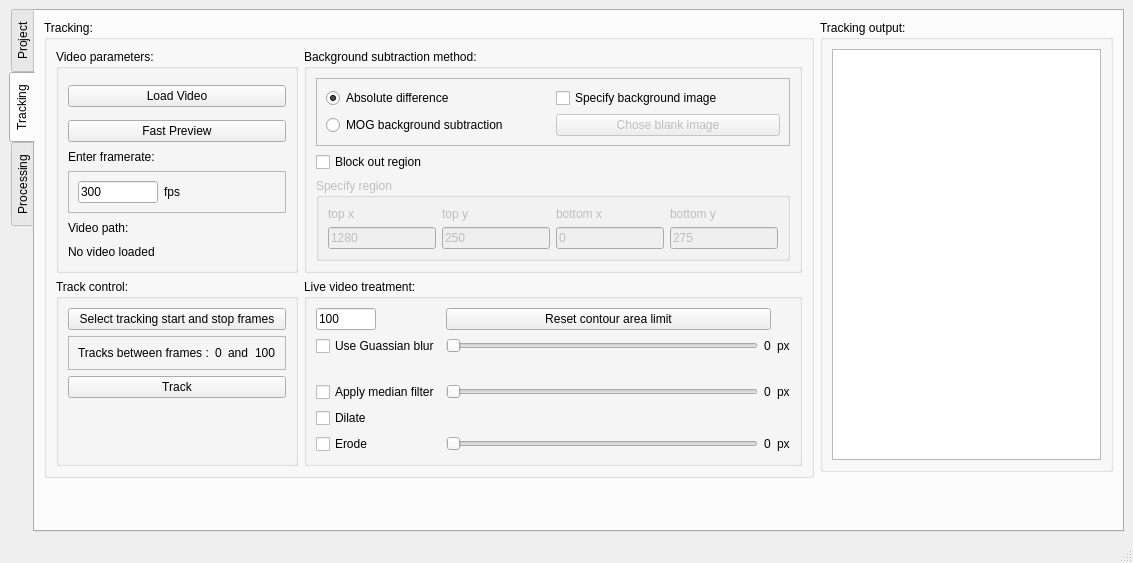
<?xml version="1.0" encoding="UTF-8"?>
<ui version="4.0">
 <class>MainWindow</class>
 <widget class="QMainWindow" name="MainWindow">
  <property name="enabled">
   <bool>true</bool>
  </property>
  <property name="geometry">
   <rect>
    <x>0</x>
    <y>0</y>
    <width>1046</width>
    <height>563</height>
   </rect>
  </property>
  <property name="sizePolicy">
   <sizepolicy hsizetype="Preferred" vsizetype="Preferred">
    <horstretch>0</horstretch>
    <verstretch>0</verstretch>
   </sizepolicy>
  </property>
  <property name="windowTitle">
   <string>MainWindow</string>
  </property>
  <widget class="QWidget" name="centralwidget">
   <layout class="QGridLayout" name="gridLayout_13">
    <item row="0" column="1">
     <widget class="QTabWidget" name="tabWidget">
      <property name="enabled">
       <bool>true</bool>
      </property>
      <property name="styleSheet">
       <string notr="true"/>
      </property>
      <property name="tabPosition">
       <enum>QTabWidget::West</enum>
      </property>
      <property name="tabShape">
       <enum>QTabWidget::Rounded</enum>
      </property>
      <property name="currentIndex">
       <number>1</number>
      </property>
      <property name="movable">
       <bool>true</bool>
      </property>
      <widget class="QWidget" name="tab_6">
       <attribute name="title">
        <string>Project</string>
       </attribute>
       <layout class="QGridLayout" name="gridLayout_7">
        <item row="0" column="3">
         <spacer name="horizontalSpacer_2">
          <property name="orientation">
           <enum>Qt::Horizontal</enum>
          </property>
          <property name="sizeHint" stdset="0">
           <size>
            <width>40</width>
            <height>20</height>
           </size>
          </property>
         </spacer>
        </item>
        <item row="0" column="1">
         <widget class="QFrame" name="frame">
          <property name="frameShape">
           <enum>QFrame::StyledPanel</enum>
          </property>
          <property name="frameShadow">
           <enum>QFrame::Raised</enum>
          </property>
          <layout class="QGridLayout" name="gridLayout_11">
           <item row="0" column="0" colspan="2">
            <widget class="QGroupBox" name="groupBox_12">
             <property name="title">
              <string>Chose project path:</string>
             </property>
             <layout class="QGridLayout" name="gridLayout_22">
              <item row="5" column="1">
               <widget class="QLabel" name="active_path_label">
                <property name="text">
                 <string>No path specified</string>
                </property>
               </widget>
              </item>
              <item row="5" column="0">
               <widget class="QLabel" name="label_20">
                <property name="text">
                 <string>Active path:</string>
                </property>
               </widget>
              </item>
              <item row="0" column="0" colspan="2">
               <widget class="QPushButton" name="chooseProjectPath_b">
                <property name="text">
                 <string>Choose project path</string>
                </property>
               </widget>
              </item>
             </layout>
            </widget>
           </item>
           <item row="1" column="0">
            <widget class="QGroupBox" name="groupBox_11">
             <property name="title">
              <string>Load 3D calibration files:</string>
             </property>
             <layout class="QVBoxLayout" name="verticalLayout_6">
              <item>
               <widget class="QListWidget" name="cal3D_LW1"/>
              </item>
              <item>
               <widget class="QPushButton" name="loadCal3D_b">
                <property name="text">
                 <string>Choose 3D calibrations for each camera view</string>
                </property>
               </widget>
              </item>
              <item>
               <widget class="QPushButton" name="removeCal3D_b">
                <property name="text">
                 <string>Remove 3D calibrations</string>
                </property>
               </widget>
              </item>
             </layout>
            </widget>
           </item>
          </layout>
         </widget>
        </item>
        <item row="1" column="1">
         <spacer name="verticalSpacer_2">
          <property name="orientation">
           <enum>Qt::Vertical</enum>
          </property>
          <property name="sizeHint" stdset="0">
           <size>
            <width>20</width>
            <height>40</height>
           </size>
          </property>
         </spacer>
        </item>
       </layout>
      </widget>
      <widget class="QWidget" name="tab">
       <attribute name="title">
        <string>Tracking</string>
       </attribute>
       <layout class="QGridLayout" name="gridLayout_5">
        <item row="3" column="1">
         <spacer name="verticalSpacer_4">
          <property name="orientation">
           <enum>Qt::Vertical</enum>
          </property>
          <property name="sizeHint" stdset="0">
           <size>
            <width>20</width>
            <height>40</height>
           </size>
          </property>
         </spacer>
        </item>
        <item row="0" column="2">
         <widget class="QGroupBox" name="groupBox_4">
          <property name="title">
           <string>Tracking output:</string>
          </property>
          <layout class="QVBoxLayout" name="verticalLayout">
           <item>
            <widget class="QTextBrowser" name="track_TE">
             <property name="minimumSize">
              <size>
               <width>200</width>
               <height>0</height>
              </size>
             </property>
            </widget>
           </item>
          </layout>
         </widget>
        </item>
        <item row="0" column="1" rowspan="2">
         <widget class="QGroupBox" name="groupBox_7">
          <property name="toolTip">
           <string>Video loading functions</string>
          </property>
          <property name="title">
           <string>Tracking:</string>
          </property>
          <layout class="QGridLayout" name="gridLayout_8">
           <item row="1" column="0">
            <widget class="QGroupBox" name="groupBox_20">
             <property name="title">
              <string>Track control:</string>
             </property>
             <layout class="QGridLayout" name="gridLayout">
              <item row="1" column="0">
               <widget class="QFrame" name="frame_3">
                <property name="frameShape">
                 <enum>QFrame::StyledPanel</enum>
                </property>
                <property name="frameShadow">
                 <enum>QFrame::Raised</enum>
                </property>
                <layout class="QGridLayout" name="gridLayout_12">
                 <item row="0" column="0">
                  <widget class="QLabel" name="label_8">
                   <property name="text">
                    <string>Tracks between frames :</string>
                   </property>
                  </widget>
                 </item>
                 <item row="0" column="2">
                  <widget class="QLabel" name="label_13">
                   <property name="text">
                    <string>and</string>
                   </property>
                  </widget>
                 </item>
                 <item row="0" column="1">
                  <widget class="QLabel" name="start_l">
                   <property name="text">
                    <string>0</string>
                   </property>
                  </widget>
                 </item>
                 <item row="0" column="3">
                  <widget class="QLabel" name="end_l">
                   <property name="text">
                    <string>100</string>
                   </property>
                  </widget>
                 </item>
                </layout>
               </widget>
              </item>
              <item row="5" column="0">
               <widget class="QPushButton" name="trkTrack_B">
                <property name="toolTip">
                 <string>Starts object tracking on currently loaded video.</string>
                </property>
                <property name="text">
                 <string>Track</string>
                </property>
                <property name="checkable">
                 <bool>true</bool>
                </property>
               </widget>
              </item>
              <item row="0" column="0">
               <widget class="QPushButton" name="selectStartStop_b">
                <property name="text">
                 <string>Select tracking start and stop frames</string>
                </property>
               </widget>
              </item>
              <item row="6" column="0">
               <spacer name="verticalSpacer">
                <property name="orientation">
                 <enum>Qt::Vertical</enum>
                </property>
                <property name="sizeHint" stdset="0">
                 <size>
                  <width>20</width>
                  <height>40</height>
                 </size>
                </property>
               </spacer>
              </item>
             </layout>
            </widget>
           </item>
           <item row="0" column="0">
            <widget class="QGroupBox" name="groupBox">
             <property name="title">
              <string>Video parameters:</string>
             </property>
             <layout class="QGridLayout" name="gridLayout_9">
              <item row="2" column="0">
               <widget class="QPushButton" name="trkPreview_B">
                <property name="toolTip">
                 <string>HI</string>
                </property>
                <property name="text">
                 <string>Fast Preview</string>
                </property>
               </widget>
              </item>
              <item row="4" column="0">
               <widget class="QFrame" name="frame_4">
                <property name="frameShape">
                 <enum>QFrame::StyledPanel</enum>
                </property>
                <property name="frameShadow">
                 <enum>QFrame::Raised</enum>
                </property>
                <layout class="QGridLayout" name="gridLayout_2">
                 <item row="3" column="0">
                  <widget class="QLineEdit" name="trkFramerate_LE">
                   <property name="sizePolicy">
                    <sizepolicy hsizetype="Fixed" vsizetype="Fixed">
                     <horstretch>0</horstretch>
                     <verstretch>0</verstretch>
                    </sizepolicy>
                   </property>
                   <property name="maximumSize">
                    <size>
                     <width>80</width>
                     <height>16777215</height>
                    </size>
                   </property>
                   <property name="toolTip">
                    <string>set to 27 fps by default</string>
                   </property>
                   <property name="text">
                    <string>300</string>
                   </property>
                   <property name="placeholderText">
                    <string>Enter framerate</string>
                   </property>
                  </widget>
                 </item>
                 <item row="3" column="1">
                  <widget class="QLabel" name="label_7">
                   <property name="text">
                    <string>fps</string>
                   </property>
                  </widget>
                 </item>
                </layout>
               </widget>
              </item>
              <item row="3" column="0">
               <widget class="QLabel" name="label_2">
                <property name="text">
                 <string>Enter framerate:</string>
                </property>
               </widget>
              </item>
              <item row="5" column="0">
               <widget class="QLabel" name="label_10">
                <property name="text">
                 <string>Video path:</string>
                </property>
               </widget>
              </item>
              <item row="0" column="0" rowspan="2">
               <widget class="QPushButton" name="trkLoad_B">
                <property name="text">
                 <string>Load Video</string>
                </property>
               </widget>
              </item>
              <item row="6" column="0">
               <widget class="QLabel" name="pathLabel">
                <property name="sizePolicy">
                 <sizepolicy hsizetype="Maximum" vsizetype="Preferred">
                  <horstretch>0</horstretch>
                  <verstretch>0</verstretch>
                 </sizepolicy>
                </property>
                <property name="maximumSize">
                 <size>
                  <width>400</width>
                  <height>16777215</height>
                 </size>
                </property>
                <property name="text">
                 <string>No video loaded</string>
                </property>
                <property name="scaledContents">
                 <bool>false</bool>
                </property>
                <property name="wordWrap">
                 <bool>true</bool>
                </property>
               </widget>
              </item>
             </layout>
            </widget>
           </item>
           <item row="0" column="2">
            <widget class="QGroupBox" name="groupBox_19">
             <property name="title">
              <string>Background subtraction method:</string>
             </property>
             <layout class="QGridLayout" name="gridLayout_17">
              <item row="3" column="0">
               <widget class="QGroupBox" name="groupBox_21">
                <property name="enabled">
                 <bool>false</bool>
                </property>
                <property name="title">
                 <string>Specify region</string>
                </property>
                <layout class="QGridLayout" name="gridLayout_26">
                 <item row="1" column="1">
                  <widget class="QLineEdit" name="le_originy">
                   <property name="toolTip">
                    <string>pixel position in y from top left hand corner of frame</string>
                   </property>
                   <property name="text">
                    <string>250</string>
                   </property>
                  </widget>
                 </item>
                 <item row="1" column="0">
                  <widget class="QLineEdit" name="le_originx">
                   <property name="toolTip">
                    <string>pixel position in x from top left hand corner of frame</string>
                   </property>
                   <property name="text">
                    <string>1280</string>
                   </property>
                  </widget>
                 </item>
                 <item row="1" column="2">
                  <widget class="QLineEdit" name="le_topx">
                   <property name="toolTip">
                    <string>pixel position in x from top left hand corner of frame</string>
                   </property>
                   <property name="text">
                    <string>0</string>
                   </property>
                  </widget>
                 </item>
                 <item row="1" column="3">
                  <widget class="QLineEdit" name="le_topy">
                   <property name="toolTip">
                    <string>pixel position in x from top left hand corner of frame</string>
                   </property>
                   <property name="text">
                    <string>275</string>
                   </property>
                  </widget>
                 </item>
                 <item row="0" column="1">
                  <widget class="QLabel" name="label_18">
                   <property name="toolTip">
                    <string>pixel height of region</string>
                   </property>
                   <property name="text">
                    <string>top y</string>
                   </property>
                  </widget>
                 </item>
                 <item row="0" column="2">
                  <widget class="QLabel" name="label_19">
                   <property name="toolTip">
                    <string>x origin of region (in pixels)</string>
                   </property>
                   <property name="text">
                    <string>bottom x</string>
                   </property>
                  </widget>
                 </item>
                 <item row="0" column="3">
                  <widget class="QLabel" name="label_21">
                   <property name="toolTip">
                    <string>y origin of region (in pixels)</string>
                   </property>
                   <property name="text">
                    <string>bottom y</string>
                   </property>
                  </widget>
                 </item>
                 <item row="0" column="0">
                  <widget class="QLabel" name="label_11">
                   <property name="toolTip">
                    <string/>
                   </property>
                   <property name="text">
                    <string>top x</string>
                   </property>
                  </widget>
                 </item>
                </layout>
               </widget>
              </item>
              <item row="0" column="0">
               <widget class="QFrame" name="frame_5">
                <property name="frameShape">
                 <enum>QFrame::StyledPanel</enum>
                </property>
                <property name="frameShadow">
                 <enum>QFrame::Raised</enum>
                </property>
                <layout class="QGridLayout" name="gridLayout_6">
                 <item row="0" column="0">
                  <widget class="QRadioButton" name="rb_absolute">
                   <property name="text">
                    <string>Absolute difference</string>
                   </property>
                   <property name="checked">
                    <bool>true</bool>
                   </property>
                  </widget>
                 </item>
                 <item row="1" column="0">
                  <widget class="QRadioButton" name="rb_MOG">
                   <property name="text">
                    <string>MOG background subtraction</string>
                   </property>
                   <property name="checked">
                    <bool>false</bool>
                   </property>
                  </widget>
                 </item>
                 <item row="0" column="1">
                  <widget class="QCheckBox" name="specify_background_cb">
                   <property name="text">
                    <string>Specify background image</string>
                   </property>
                  </widget>
                 </item>
                 <item row="1" column="1">
                  <widget class="QPushButton" name="chose_background_b">
                   <property name="enabled">
                    <bool>false</bool>
                   </property>
                   <property name="text">
                    <string>Chose blank image</string>
                   </property>
                  </widget>
                 </item>
                </layout>
               </widget>
              </item>
              <item row="1" column="0">
               <widget class="QCheckBox" name="blockRegion_CB">
                <property name="text">
                 <string>Block out region</string>
                </property>
                <property name="checked">
                 <bool>false</bool>
                </property>
               </widget>
              </item>
             </layout>
            </widget>
           </item>
           <item row="1" column="2">
            <widget class="QGroupBox" name="groupBox_2">
             <property name="toolTip">
              <string>Lower limit for detectable contour area in pixels</string>
             </property>
             <property name="title">
              <string>Live video treatment:</string>
             </property>
             <layout class="QGridLayout" name="gridLayout_4">
              <item row="4" column="0">
               <widget class="QCheckBox" name="medianFilterCheckbox">
                <property name="toolTip">
                 <string>Removes fuzzy noise (slow)</string>
                </property>
                <property name="text">
                 <string>Apply median filter</string>
                </property>
               </widget>
              </item>
              <item row="7" column="1">
               <widget class="QSlider" name="kernelSlider">
                <property name="toolTip">
                 <string>Choose kernel size for dilate and erode</string>
                </property>
                <property name="minimum">
                 <number>1</number>
                </property>
                <property name="maximum">
                 <number>25</number>
                </property>
                <property name="orientation">
                 <enum>Qt::Horizontal</enum>
                </property>
               </widget>
              </item>
              <item row="7" column="2">
               <widget class="QLabel" name="kernelValueLabel">
                <property name="text">
                 <string>0</string>
                </property>
               </widget>
              </item>
              <item row="7" column="0">
               <widget class="QCheckBox" name="erodeCheckbox">
                <property name="toolTip">
                 <string>Useful to erode away noise</string>
                </property>
                <property name="text">
                 <string>Erode</string>
                </property>
               </widget>
              </item>
              <item row="6" column="0">
               <widget class="QCheckBox" name="dilateCheckbox">
                <property name="toolTip">
                 <string>Useful to increase size of small objects</string>
                </property>
                <property name="text">
                 <string>Dilate</string>
                </property>
               </widget>
              </item>
              <item row="0" column="0">
               <widget class="QLineEdit" name="contourLineEdit">
                <property name="sizePolicy">
                 <sizepolicy hsizetype="Maximum" vsizetype="Fixed">
                  <horstretch>0</horstretch>
                  <verstretch>0</verstretch>
                 </sizepolicy>
                </property>
                <property name="maximumSize">
                 <size>
                  <width>60</width>
                  <height>16777215</height>
                 </size>
                </property>
                <property name="toolTip">
                 <string>Default is 100</string>
                </property>
                <property name="text">
                 <string>100</string>
                </property>
               </widget>
              </item>
              <item row="1" column="3">
               <widget class="QLabel" name="label_9">
                <property name="text">
                 <string>px</string>
                </property>
               </widget>
              </item>
              <item row="7" column="3">
               <widget class="QLabel" name="label_5">
                <property name="text">
                 <string>px</string>
                </property>
               </widget>
              </item>
              <item row="0" column="1" colspan="2">
               <widget class="QPushButton" name="trkContour_B">
                <property name="text">
                 <string>Reset contour area limit</string>
                </property>
               </widget>
              </item>
              <item row="1" column="0">
               <widget class="QCheckBox" name="gaussCheckBox">
                <property name="toolTip">
                 <string>Smooth out image</string>
                </property>
                <property name="text">
                 <string>Use Guassian blur</string>
                </property>
               </widget>
              </item>
              <item row="1" column="1">
               <widget class="QSlider" name="gaussSlider">
                <property name="toolTip">
                 <string>Reduce with noise with Gaussian filter</string>
                </property>
                <property name="value">
                 <number>0</number>
                </property>
                <property name="orientation">
                 <enum>Qt::Horizontal</enum>
                </property>
                <property name="invertedControls">
                 <bool>true</bool>
                </property>
               </widget>
              </item>
              <item row="1" column="2">
               <widget class="QLabel" name="gaussValueLabel">
                <property name="text">
                 <string>0</string>
                </property>
               </widget>
              </item>
              <item row="2" column="2">
               <widget class="QLabel" name="label_6">
                <property name="text">
                 <string/>
                </property>
               </widget>
              </item>
              <item row="4" column="3">
               <widget class="QLabel" name="label">
                <property name="text">
                 <string>px</string>
                </property>
               </widget>
              </item>
              <item row="4" column="1">
               <widget class="QSlider" name="medianSlider">
                <property name="orientation">
                 <enum>Qt::Horizontal</enum>
                </property>
               </widget>
              </item>
              <item row="4" column="2">
               <widget class="QLabel" name="medianValueLabel">
                <property name="text">
                 <string>0</string>
                </property>
               </widget>
              </item>
             </layout>
             <zorder>label_6</zorder>
             <zorder>gaussCheckBox</zorder>
             <zorder>medianFilterCheckbox</zorder>
             <zorder>gaussSlider</zorder>
             <zorder>gaussValueLabel</zorder>
             <zorder>dilateCheckbox</zorder>
             <zorder>erodeCheckbox</zorder>
             <zorder>kernelSlider</zorder>
             <zorder>kernelValueLabel</zorder>
             <zorder>medianSlider</zorder>
             <zorder>medianValueLabel</zorder>
             <zorder>label_9</zorder>
             <zorder>label</zorder>
             <zorder>label_5</zorder>
             <zorder>contourLineEdit</zorder>
             <zorder>trkContour_B</zorder>
            </widget>
           </item>
          </layout>
         </widget>
        </item>
       </layout>
      </widget>
      <widget class="QWidget" name="tab_5">
       <attribute name="title">
        <string>Processing</string>
       </attribute>
       <layout class="QGridLayout" name="gridLayout_14">
        <item row="0" column="1">
         <widget class="QGroupBox" name="groupBox_5">
          <property name="title">
           <string>Tableview:</string>
          </property>
          <layout class="QVBoxLayout" name="verticalLayout_2">
           <item>
            <widget class="QTableView" name="pp_TV">
             <property name="minimumSize">
              <size>
               <width>300</width>
               <height>0</height>
              </size>
             </property>
            </widget>
           </item>
          </layout>
         </widget>
        </item>
        <item row="0" column="0" rowspan="2">
         <widget class="QGroupBox" name="groupBox_9">
          <property name="enabled">
           <bool>true</bool>
          </property>
          <property name="title">
           <string>Post-processing</string>
          </property>
          <layout class="QVBoxLayout" name="verticalLayout_4">
           <item>
            <widget class="QWidget" name="widget_2" native="true">
             <property name="enabled">
              <bool>true</bool>
             </property>
             <layout class="QGridLayout" name="gridLayout_10">
              <item row="0" column="3">
               <widget class="QGroupBox" name="groupBox_10">
                <property name="title">
                 <string>Associate calibrations</string>
                </property>
                <layout class="QVBoxLayout" name="verticalLayout_5">
                 <item>
                  <widget class="QLabel" name="label_3">
                   <property name="text">
                    <string>3D - associate calibrations:</string>
                   </property>
                  </widget>
                 </item>
                 <item>
                  <widget class="QPushButton" name="calView1_3D_select_B">
                   <property name="text">
                    <string>View 1</string>
                   </property>
                  </widget>
                 </item>
                 <item>
                  <widget class="QPushButton" name="calView2_3D_select_B">
                   <property name="text">
                    <string>View 2</string>
                   </property>
                  </widget>
                 </item>
                 <item>
                  <widget class="Line" name="line_2">
                   <property name="orientation">
                    <enum>Qt::Horizontal</enum>
                   </property>
                  </widget>
                 </item>
                 <item>
                  <widget class="QGroupBox" name="groupBox_15">
                   <property name="title">
                    <string>Manual false detection removal</string>
                   </property>
                   <layout class="QGridLayout" name="gridLayout_16">
                    <item row="0" column="1">
                     <widget class="QPushButton" name="ppBlank_B">
                      <property name="toolTip">
                       <string>Removed erroneous data from selected rows in the table.</string>
                      </property>
                      <property name="text">
                       <string>Blank selected rows</string>
                      </property>
                     </widget>
                    </item>
                    <item row="1" column="1">
                     <widget class="QPushButton" name="ppUndo_B">
                      <property name="toolTip">
                       <string>Reverts active track back to its orginal state.</string>
                      </property>
                      <property name="text">
                       <string>Undo changes to active file</string>
                      </property>
                     </widget>
                    </item>
                    <item row="2" column="1">
                     <spacer name="verticalSpacer_3">
                      <property name="orientation">
                       <enum>Qt::Vertical</enum>
                      </property>
                      <property name="sizeHint" stdset="0">
                       <size>
                        <width>20</width>
                        <height>40</height>
                       </size>
                      </property>
                     </spacer>
                    </item>
                   </layout>
                  </widget>
                 </item>
                </layout>
               </widget>
              </item>
              <item row="0" column="0" colspan="3">
               <widget class="QGroupBox" name="groupBox_3">
                <property name="title">
                 <string>Import tracks and attribute calibrations:</string>
                </property>
                <layout class="QGridLayout" name="gridLayout_3">
                 <item row="7" column="0" colspan="2">
                  <widget class="QPushButton" name="ppClearList_B">
                   <property name="toolTip">
                    <string>Unload all previously loaded tracks</string>
                   </property>
                   <property name="text">
                    <string>Clear track list</string>
                   </property>
                  </widget>
                 </item>
                 <item row="0" column="1">
                  <widget class="QLabel" name="label_34">
                   <property name="text">
                    <string>Calibrations:</string>
                   </property>
                  </widget>
                 </item>
                 <item row="1" column="1">
                  <widget class="QListWidget" name="cal3D_LW2"/>
                 </item>
                 <item row="0" column="0">
                  <widget class="QLabel" name="label_4">
                   <property name="text">
                    <string>Please select track to edit:</string>
                   </property>
                  </widget>
                 </item>
                 <item row="1" column="0" rowspan="2">
                  <widget class="QListWidget" name="csvList_LW">
                   <property name="toolTip">
                    <string>Selected item in list is the active file for post-processing. Make sure cameras appear in list in ascending order (i.e. first, second, third camera going upstream).</string>
                   </property>
                  </widget>
                 </item>
                 <item row="3" column="0">
                  <widget class="QCheckBox" name="show2Dplot_B">
                   <property name="text">
                    <string>Show plot when selected</string>
                   </property>
                   <property name="checked">
                    <bool>true</bool>
                   </property>
                  </widget>
                 </item>
                 <item row="6" column="0" colspan="2">
                  <widget class="QPushButton" name="ppFileOpen_B">
                   <property name="toolTip">
                    <string>Select all file for post-processing a single trajectory.</string>
                   </property>
                   <property name="text">
                    <string>Load tracks ...</string>
                   </property>
                  </widget>
                 </item>
                </layout>
               </widget>
              </item>
              <item row="1" column="0" colspan="3">
               <widget class="QGroupBox" name="groupBox_24">
                <property name="title">
                 <string>3D reconstruction:</string>
                </property>
                <layout class="QGridLayout" name="gridLayout_33">
                 <item row="1" column="1">
                  <widget class="QFrame" name="frame_2">
                   <property name="frameShape">
                    <enum>QFrame::StyledPanel</enum>
                   </property>
                   <property name="frameShadow">
                    <enum>QFrame::Raised</enum>
                   </property>
                   <layout class="QGridLayout" name="gridLayout_34">
                    <item row="2" column="0">
                     <widget class="QPushButton" name="addView_3D_b">
                      <property name="toolTip">
                       <string>Add only one latLong track</string>
                      </property>
                      <property name="text">
                       <string>&lt;- add view</string>
                      </property>
                     </widget>
                    </item>
                   </layout>
                  </widget>
                 </item>
                 <item row="0" column="2">
                  <widget class="QLabel" name="label_33">
                   <property name="text">
                    <string>3D tracks:</string>
                   </property>
                  </widget>
                 </item>
                 <item row="0" column="0">
                  <widget class="QLabel" name="label_32">
                   <property name="text">
                    <string>Tracks for reconstruction:</string>
                   </property>
                  </widget>
                 </item>
                 <item row="1" column="0">
                  <widget class="QListWidget" name="reconstruct3D_LW"/>
                 </item>
                 <item row="2" column="0">
                  <widget class="QPushButton" name="clear_reconst3D_LW_b">
                   <property name="toolTip">
                    <string>Clear tracks for reconstructions</string>
                   </property>
                   <property name="text">
                    <string>Clear</string>
                   </property>
                  </widget>
                 </item>
                 <item row="2" column="2">
                  <widget class="QPushButton" name="cleartracks3DLW_b">
                   <property name="text">
                    <string>Clear 3D tracks</string>
                   </property>
                  </widget>
                 </item>
                 <item row="2" column="1">
                  <widget class="QPushButton" name="reconstruct_3D_b">
                   <property name="text">
                    <string>Reconstruct 3D</string>
                   </property>
                  </widget>
                 </item>
                 <item row="0" column="1">
                  <widget class="QCheckBox" name="save_3D_track_cb">
                   <property name="text">
                    <string>Automatically save 3D track to csv</string>
                   </property>
                   <property name="checked">
                    <bool>true</bool>
                   </property>
                  </widget>
                 </item>
                 <item row="1" column="2">
                  <widget class="QListWidget" name="tracks3D_LW"/>
                 </item>
                </layout>
               </widget>
              </item>
              <item row="1" column="3">
               <widget class="QGroupBox" name="groupBox_16">
                <property name="enabled">
                 <bool>false</bool>
                </property>
                <property name="title">
                 <string>Automated false detection removal</string>
                </property>
                <layout class="QGridLayout" name="gridLayout_15">
                 <item row="0" column="0">
                  <widget class="QCheckBox" name="removelonersCheckBox_2">
                   <property name="text">
                    <string>Remove lone values</string>
                   </property>
                  </widget>
                 </item>
                 <item row="1" column="0">
                  <widget class="QCheckBox" name="rSTDCheckBox_2">
                   <property name="text">
                    <string>Perform rSTD removal</string>
                   </property>
                  </widget>
                 </item>
                 <item row="2" column="0">
                  <widget class="QLabel" name="label_24">
                   <property name="text">
                    <string>rSTD periods</string>
                   </property>
                  </widget>
                 </item>
                 <item row="2" column="1">
                  <widget class="QLineEdit" name="rstd_periods_LineEdit_2">
                   <property name="sizePolicy">
                    <sizepolicy hsizetype="Fixed" vsizetype="Fixed">
                     <horstretch>0</horstretch>
                     <verstretch>0</verstretch>
                    </sizepolicy>
                   </property>
                   <property name="maximumSize">
                    <size>
                     <width>30</width>
                     <height>16777215</height>
                    </size>
                   </property>
                  </widget>
                 </item>
                 <item row="3" column="0">
                  <widget class="QLabel" name="label_25">
                   <property name="text">
                    <string>rSTD threshold</string>
                   </property>
                  </widget>
                 </item>
                 <item row="3" column="1">
                  <widget class="QLineEdit" name="rstd_threshold_LineEdit_2">
                   <property name="sizePolicy">
                    <sizepolicy hsizetype="Fixed" vsizetype="Fixed">
                     <horstretch>0</horstretch>
                     <verstretch>0</verstretch>
                    </sizepolicy>
                   </property>
                   <property name="maximumSize">
                    <size>
                     <width>30</width>
                     <height>16777215</height>
                    </size>
                   </property>
                  </widget>
                 </item>
                 <item row="4" column="0" colspan="2">
                  <widget class="QPushButton" name="ppExecute_B">
                   <property name="text">
                    <string>Process</string>
                   </property>
                  </widget>
                 </item>
                </layout>
               </widget>
              </item>
             </layout>
            </widget>
           </item>
          </layout>
         </widget>
        </item>
       </layout>
      </widget>
     </widget>
    </item>
   </layout>
  </widget>
  <widget class="QStatusBar" name="statusbar"/>
 </widget>
 <resources/>
 <connections>
  <connection>
   <sender>blockRegion_CB</sender>
   <signal>clicked(bool)</signal>
   <receiver>groupBox_21</receiver>
   <slot>setEnabled(bool)</slot>
   <hints>
    <hint type="sourcelabel">
     <x>373</x>
     <y>151</y>
    </hint>
    <hint type="destinationlabel">
     <x>428</x>
     <y>220</y>
    </hint>
   </hints>
  </connection>
  <connection>
   <sender>specify_background_cb</sender>
   <signal>toggled(bool)</signal>
   <receiver>chose_background_b</receiver>
   <slot>setEnabled(bool)</slot>
   <hints>
    <hint type="sourcelabel">
     <x>609</x>
     <y>83</y>
    </hint>
    <hint type="destinationlabel">
     <x>652</x>
     <y>106</y>
    </hint>
   </hints>
  </connection>
 </connections>
</ui>
